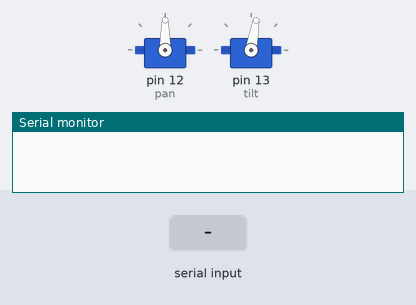
Bench run of a sketch on a simulated Arduino Uno, built with avr-gcc and run on an emulated ATmega328P. On the bench: 2 × servo, the last lines printed to the serial monitor. The inputs (shaded band) are chosen by the test bench.

Above: at 1.2 s.
1.3 s: "pan\n" received over Serial
At 1.9 s:
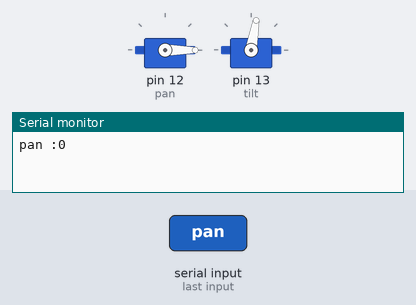
2.8 s: "tilt\n" received over Serial
At 4.2 s:
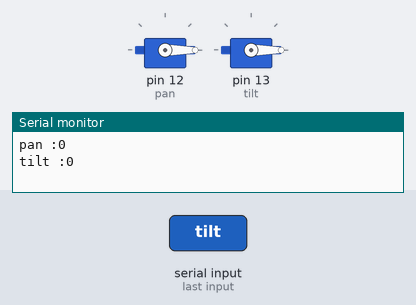
Timing chart, 0 to 5.8 s (numbered marks = the images above; inputs shaded):
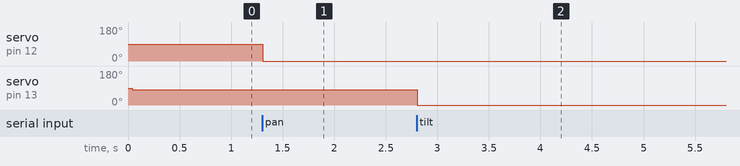

Measured:
- after the input at 1.3 s, servo on pin 12 (pan): 90° → 0° at once
- after the input at 2.8 s, servo on pin 13 (tilt): 80° → 0° at once

The sketch:

SerialEvent_pan_tilt.ino
```cpp
#include<stdlib.h>
#include <Servo.h>

String inputString = "";      // a String to hold incoming data
bool stringComplete = false;  // whether the string is complete

int pan_pos = 90;
int tilt_pos = 80;

Servo pan, tilt;


void setup() {
  // initialize serial:

  Serial.begin(9600);
  // reserve 200 bytes for the inputString:
  inputString.reserve(20);
  pan.attach(12);
  tilt.attach(13);
  pan.write(pan_pos);  delay(40);
  tilt.write(tilt_pos); delay(40);
}

void loop() {
  // print the string when a newline arrives:
  if (stringComplete) {

    //Serial.println(inputString);
    // clear the string:

    if(inputString.substring(0,3) == "pan")
    {
      pan_pos = atoi(inputString.substring(3).c_str());
      Serial.print("pan :");      Serial.println(pan_pos);
      pan.write(pan_pos);
    }
    if(inputString.substring(0,4) == "tilt")
    {
      tilt_pos = atoi(inputString.substring(4).c_str());
      Serial.print("tilt :");      Serial.println(tilt_pos);
      tilt.write(tilt_pos);
    }
    inputString = "";
    stringComplete = false;
  }
}


/*
  SerialEvent occurs whenever a new data comes in the hardware serial RX. This
  routine is run between each time loop() runs, so using delay inside loop can
  delay response. Multiple bytes of data may be available.
*/
void serialEvent() {
  while (Serial.available()) {
    // get the new byte:
    char inChar = (char)Serial.read();
    // add it to the inputString:
    inputString += inChar;
    if (inChar == '\n') {
      stringComplete = true;
    }
  }
}
```
